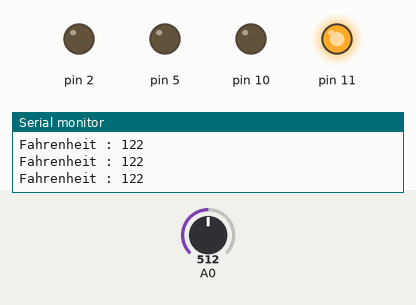
Simulated run of this sketch. Board: Arduino Uno, built with avr-gcc and run on an emulated ATmega328P. On the bench: output pins drawn as LEDs (lit = HIGH), the last lines printed to the serial monitor. Inputs (shaded band) come from the test bench; at power-on: A0 = 512.

Above: at 1.2 s.
1.3 s: A0 set to 240
2.8 s: A0 set to 212
At 3.6 s:
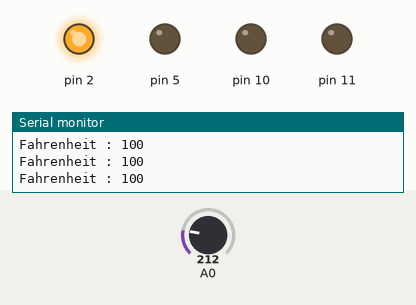
4.3 s: A0 set to 84
5.8 s: A0 set to 69
At 6.4 s:
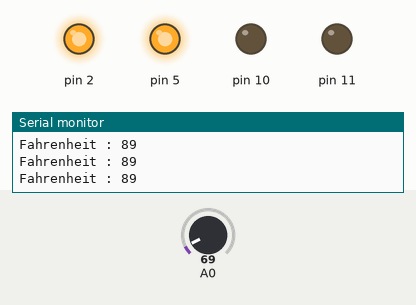
7.3 s: A0 set to 100
At 7.8 s:
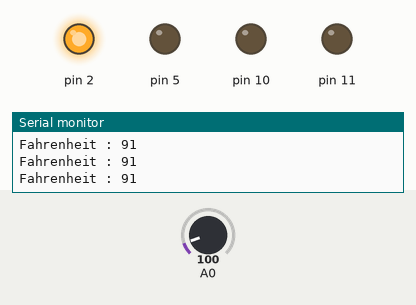
8.8 s: A0 set to 0
At 9.2 s:
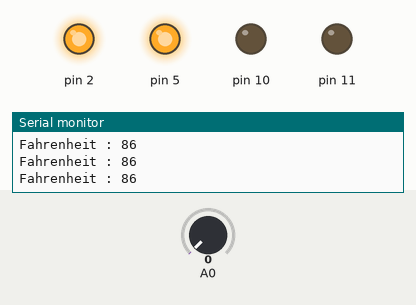
Timing chart, 0 to 11.3 s (numbered marks = the images above; inputs shaded):
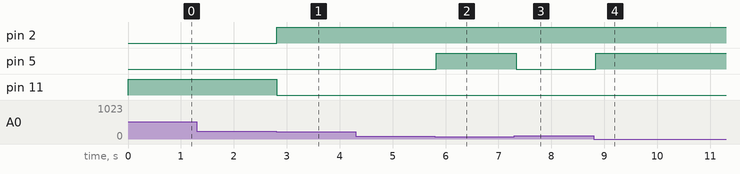

Measured:
- the behaviour switches between 231 and 230 on A0 (found by bisection; images 0 and 1)
- the behaviour switches between 77 and 76 on A0 (found by bisection; images 1 and 2)
- after the input at 2.8 s, pin 2: LOW → HIGH at once; pin 11: HIGH → LOW at once
- after the input at 5.8 s, pin 5: LOW → HIGH at once
- after the input at 7.3 s, pin 5: HIGH → LOW at once
- after the input at 8.8 s, pin 5: LOW → HIGH at once

The sketch:

Code.ino
```cpp
int celsius=0;
int value=0;
int fahrenheit = 0;

void setup()
{
  Serial.begin(9600);
  pinMode(2, OUTPUT);
  pinMode(5, OUTPUT);
  pinMode(10, OUTPUT);
  pinMode(11, OUTPUT);
  pinMode(A0, INPUT);
}

void loop()
{
  celsius = map(((analogRead(A0))), 0, 1023, 30, 70);
  fahrenheit = ((celsius * 9) / 5 + 32);
  Serial.print("Fahrenheit : ");
  Serial.println(fahrenheit);
  if(fahrenheit<90)
  {
    digitalWrite(10,LOW);
    digitalWrite(11,LOW);
    digitalWrite(5,HIGH);
    digitalWrite(2,HIGH);
  }
  else if(fahrenheit>=90 && fahrenheit<=100)
  {
    digitalWrite(10,LOW);
    digitalWrite(11,LOW);
    digitalWrite(5,LOW);
    digitalWrite(2,HIGH);
  }
  else if(fahrenheit>100)
  {
   digitalWrite(10,LOW);
    digitalWrite(11,HIGH);
    digitalWrite(5,LOW);
    digitalWrite(2,LOW);
  }
  delay(100);
}
```
